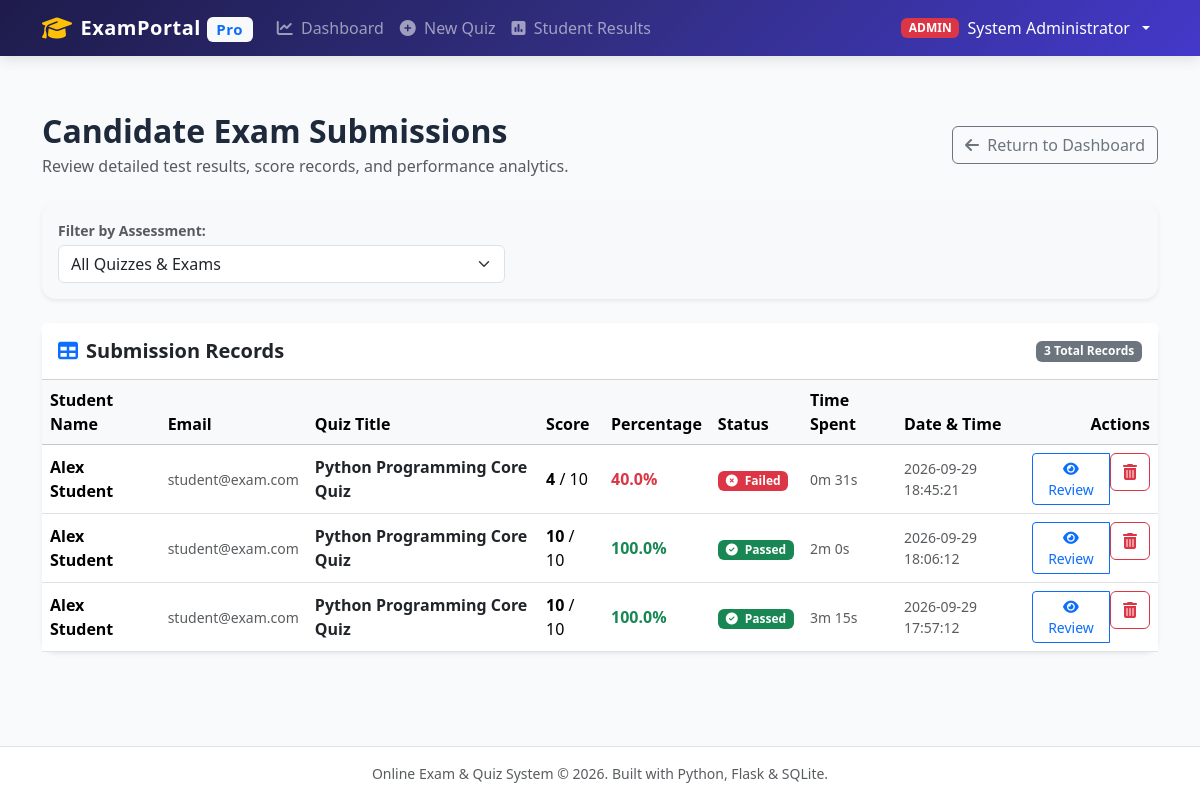
/admin/results (signed in), run on the app's committed database.
### tables this page shows
CREATE TABLE attempts (
        id INTEGER PRIMARY KEY AUTOINCREMENT,
        user_id INTEGER NOT NULL,
        quiz_id INTEGER NOT NULL,
        score INTEGER NOT NULL DEFAULT 0,
        total_marks INTEGER NOT NULL DEFAULT 0,
        percentage REAL NOT NULL DEFAULT 0.0,
        passed INTEGER NOT NULL DEFAULT 0, -- 1 for pass, 0 for fail
        time_spent_seconds INTEGER DEFAULT 0,
        answers_json TEXT, -- JSON record of user answers
        submitted_at TIMESTAMP DEFAULT CURRENT_TIMESTAMP,
        FOREIGN KEY (user_id) REFERENCES users(id) ON DELETE CASCADE,
        FOREIGN KEY (quiz_id) REFERENCES quizzes(id) ON DELETE CASCADE
    );

CREATE TABLE users (
        id INTEGER PRIMARY KEY AUTOINCREMENT,
        username TEXT UNIQUE NOT NULL,
        email TEXT UNIQUE NOT NULL,
        password_hash TEXT NOT NULL,
        role TEXT NOT NULL DEFAULT 'student', -- 'admin' or 'student'
        full_name TEXT NOT NULL,
        created_at TIMESTAMP DEFAULT CURRENT_TIMESTAMP
    );

CREATE TABLE quizzes (
        id INTEGER PRIMARY KEY AUTOINCREMENT,
        title TEXT NOT NULL,
        description TEXT,
        category TEXT DEFAULT 'General',
        duration_minutes INTEGER NOT NULL DEFAULT 15,
        passing_percentage INTEGER NOT NULL DEFAULT 50,
        is_active INTEGER NOT NULL DEFAULT 1,
        created_by INTEGER,
        created_at TIMESTAMP DEFAULT CURRENT_TIMESTAMP,
        FOREIGN KEY (created_by) REFERENCES users(id) ON DELETE SET NULL
    );

### app.py (the view)
@app.route('/admin/results')
@admin_required
def admin_results():
    db = get_db()
    quiz_filter = request.args.get('quiz_id')
    query = """
        SELECT a.*, u.full_name, u.email, u.username, q.title as quiz_title
        FROM attempts a
        JOIN users u ON a.user_id = u.id
        JOIN quizzes q ON a.quiz_id = q.id
    """
    params = []
    if quiz_filter and quiz_filter.isdigit():
        query += " WHERE a.quiz_id = ?"
        params.append(int(quiz_filter))
    query += " ORDER BY a.submitted_at DESC"
    attempts = db.execute(query, params).fetchall()
    quizzes = db.execute("SELECT id, title FROM quizzes ORDER BY title ASC").fetchall()
    return render_template('admin/results.html', attempts=attempts, quizzes=quizzes, selected_quiz=quiz_filter)

### app.py (called while the page is built)
def admin_required(f):
    @wraps(f)
    def decorated_function(*args, **kwargs):
        if 'user_id' not in session or session.get('role') != 'admin':
            flash("Admin access required for this action.", "danger")
            return redirect(url_for('student_dashboard'))
        return f(*args, **kwargs)
    return decorated_function

### database.py (called while the page is built)
def get_db():
    conn = sqlite3.connect(DB_PATH)
    conn.row_factory = sqlite3.Row
    conn.execute("PRAGMA foreign_keys = ON;")
    return conn

### templates/admin/results.html (shortened to what this page needs)
{% extends "base.html" %}
{% block content %}
<div class="container py-3">
  <div class="d-flex justify-content-between align-items-center mb-4 flex-wrap gap-2">
    <div>
      <h2 class="fw-bold mb-1">Candidate Exam Submissions</h2>
      <p class="text-muted mb-0">Review detailed test results, score records, and performance analytics.</p>
    </div>
    <a href="{{ url_for('admin_dashboard') }}" class="btn btn-outline-secondary">
      <i class="fas fa-arrow-left me-1"></i> Return to Dashboard
    </a>
  </div>
  <div class="card p-3 shadow-sm border-0 mb-4 bg-light">
    <form method="GET" action="{{ url_for('admin_results') }}" class="row g-2 align-items-center">
      <div class="col-md-5">
        <label for="quiz_id" class="form-label small fw-bold text-muted mb-1">Filter by Assessment:</label>
        <select class="form-select" id="quiz_id" name="quiz_id" onchange="this.form.submit()">
          <option value="">All Quizzes & Exams</option>
        </select>
      </div>
      <div class="col-md-2 mt-md-4 pt-md-1">
      </div>
    </form>
  </div>
  <div class="card shadow-sm border-0">
    <div class="card-header bg-white py-3 d-flex justify-content-between align-items-center">
      <h5 class="fw-bold mb-0"><i class="fas fa-table text-primary me-2"></i>Submission Records</h5>
      <span class="badge bg-secondary">{{ attempts|length }} Total Records</span>
    </div>
    <div class="table-responsive">
      <table class="table table-hover align-middle mb-0">
        <thead class="table-light">
          <tr>
            <th>Student Name</th>
            <th>Email</th>
            <th>Quiz Title</th>
            <th>Score</th>
            <th>Percentage</th>
            <th>Status</th>
            <th>Time Spent</th>
            <th>Date & Time</th>
            <th class="text-end">Actions</th>
          </tr>
        </thead>
        <tbody>
          {% for a in attempts %}
          <tr>
            <td class="fw-semibold">{{ a.full_name }}</td>
            <td class="small text-muted">{{ a.email }}</td>
            <td class="fw-semibold text-dark">{{ a.quiz_title }}</td>
            <td><strong>{{ a.score }}</strong> / {{ a.total_marks }}</td>
            <td>
              <span class="fw-bold {% if a.passed %}text-success{% else %}text-danger{% endif %}">
                {{ a.percentage }}%
              </span>
            </td>
            <td>
              {% if a.passed %}
                <span class="badge bg-success"><i class="fas fa-check-circle me-1"></i> Passed</span>
              {% else %}
                <span class="badge bg-danger"><i class="fas fa-times-circle me-1"></i> Failed</span>
              {% endif %}
            </td>
            <td class="small text-muted">
              {{ (a.time_spent_seconds // 60) }}m {{ (a.time_spent_seconds % 60) }}s
            </td>
            <td class="small text-muted">{{ a.submitted_at }}</td>
            <td class="text-end">
              <div class="btn-group btn-group-sm">
                <a href="{{ url_for('exam_result', attempt_id=a.id) }}" class="btn btn-outline-primary" title="View Review">
                  <i class="fas fa-eye"></i> Review
                </a>
                <form method="POST" action="{{ url_for('admin_delete_attempt', attempt_id=a.id) }}" class="d-inline" onsubmit="return confirm('Delete this attempt record?');">
                  <button type="submit" class="btn btn-outline-danger" title="Delete Attempt">
                    <i class="fas fa-trash-alt"></i>
                  </button>
                </form>
              </div>
            </td>
          </tr>
          {% else %}
          <tr>
            <td colspan="9" class="text-center text-muted py-4">No submissions found matching criteria.</td>
          </tr>
          {% endfor %}
        </tbody>
      </table>
    </div>
  </div>
</div>
{% endblock %}

### static/css/style.css (style rules this page uses)
:root { --primary-color: #4f46e5; --primary-hover: #4338ca; --secondary-color: #06b6d4; --success-color: #10b981; --danger-color: #ef4444; --warning-color: #f59e0b; --dark-bg: #0f172a; --card-bg: #ffffff; --body-bg: #f8fafc; --text-main: #1e293b; --text-muted: #64748b; --border-color: #e2e8f0; }
body { font-family: 'Segoe UI', system-ui, -apple-system, BlinkMacSystemFont, Roboto, sans-serif; background-color: var(--body-bg); color: var(--text-main); min-height: 100vh; display: flex; flex-direction: column; }
.card { border: 1px solid var(--border-color); border-radius: 0.85rem; box-shadow: 0 4px 6px -1px rgba(0, 0, 0, 0.05), 0 2px 4px -2px rgba(0, 0, 0, 0.05); transition: transform 0.2s ease, box-shadow 0.2s ease; }

### data on the page
attempts: full_name "Alex Student", email "student@exam.com", quiz_title "Python Programming Core Quiz", score "4", total_marks "10", percentage "40.0", passed 0 (drawn), time_spent_seconds "0", (a.time_spent_seconds%60) "31", submitted_at "2026-09-29 18:45:21"
attempts: full_name "Alex Student", email "student@exam.com", quiz_title "Python Programming Core Quiz", score "10", total_marks "10", percentage "100.0", passed 1 (drawn), time_spent_seconds "2", (a.time_spent_seconds%60) "0", submitted_at "2026-09-29 18:06:12"
attempts: full_name "Alex Student", email "student@exam.com", quiz_title "Python Programming Core Quiz", score "10", total_marks "10", percentage "100.0", passed 1 (drawn), time_spent_seconds "3", (a.time_spent_seconds%60) "15", submitted_at "2026-09-29 17:57:12"

### other printed values
{{ session.get('role') }} "ADMIN"
{{ session.get('full_name') }} "System Administrator"
{{ attempts|length }} "3"
